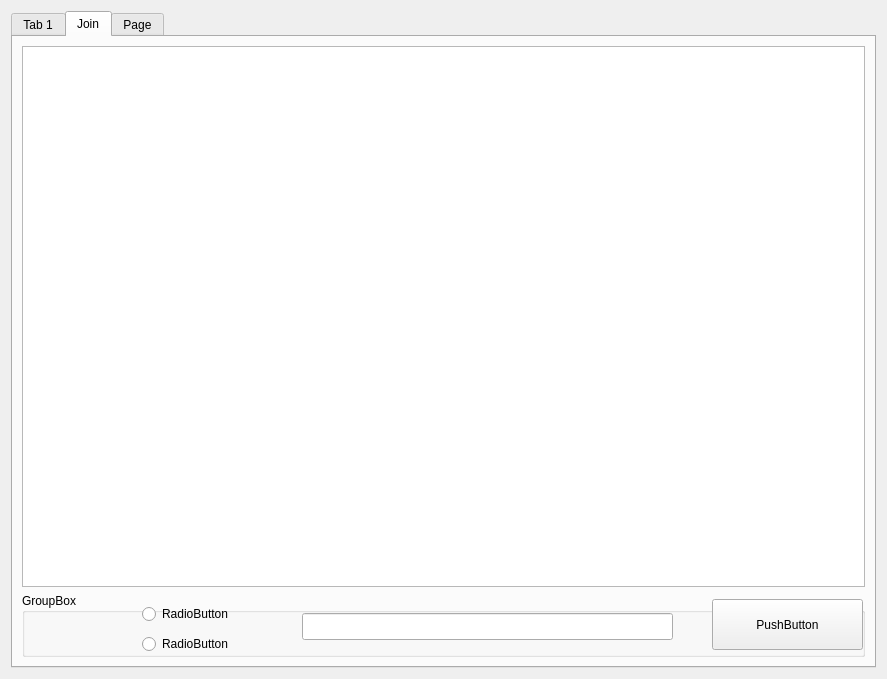
<?xml version="1.0" encoding="UTF-8"?>
<ui version="4.0">
 <class>Form</class>
 <widget class="QWidget" name="Form">
  <property name="geometry">
   <rect>
    <x>0</x>
    <y>0</y>
    <width>887</width>
    <height>679</height>
   </rect>
  </property>
  <property name="windowTitle">
   <string>Form</string>
  </property>
  <layout class="QVBoxLayout" name="verticalLayout_2">
   <item>
    <widget class="QTabWidget" name="tabWidget">
     <property name="currentIndex">
      <number>1</number>
     </property>
     <widget class="QWidget" name="tab">
      <attribute name="title">
       <string>Tab 1</string>
      </attribute>
     </widget>
     <widget class="QWidget" name="tab_2">
      <attribute name="title">
       <string>Join</string>
      </attribute>
      <layout class="QVBoxLayout" name="verticalLayout_3">
       <item>
        <widget class="QListView" name="listView"/>
       </item>
       <item>
        <widget class="QGroupBox" name="groupBox">
         <property name="minimumSize">
          <size>
           <width>0</width>
           <height>64</height>
          </size>
         </property>
         <property name="title">
          <string>GroupBox</string>
         </property>
         <widget class="QPushButton" name="pushButton">
          <property name="geometry">
           <rect>
            <x>690</x>
            <y>6</y>
            <width>151</width>
            <height>51</height>
           </rect>
          </property>
          <property name="text">
           <string>PushButton</string>
          </property>
         </widget>
         <widget class="QRadioButton" name="radioButton">
          <property name="geometry">
           <rect>
            <x>120</x>
            <y>10</y>
            <width>109</width>
            <height>22</height>
           </rect>
          </property>
          <property name="text">
           <string>RadioButton</string>
          </property>
         </widget>
         <widget class="QRadioButton" name="radioButton_2">
          <property name="geometry">
           <rect>
            <x>120</x>
            <y>40</y>
            <width>109</width>
            <height>22</height>
           </rect>
          </property>
          <property name="text">
           <string>RadioButton</string>
          </property>
         </widget>
         <widget class="QLineEdit" name="lineEdit">
          <property name="geometry">
           <rect>
            <x>280</x>
            <y>20</y>
            <width>371</width>
            <height>27</height>
           </rect>
          </property>
         </widget>
        </widget>
       </item>
      </layout>
     </widget>
     <widget class="QWidget" name="tab_3">
      <attribute name="title">
       <string>Page</string>
      </attribute>
     </widget>
    </widget>
   </item>
  </layout>
 </widget>
 <resources/>
 <connections/>
</ui>
